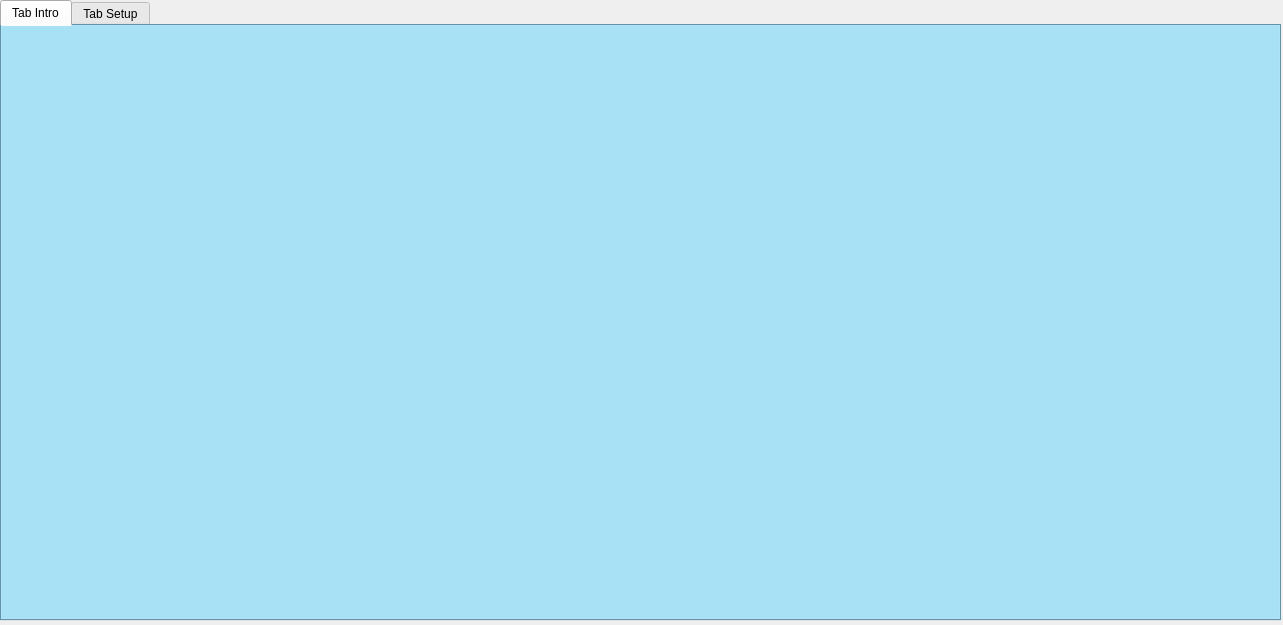
<?xml version="1.0" encoding="UTF-8"?>
<ui version="4.0">
 <class>MainWindow</class>
 <widget class="QMainWindow" name="MainWindow">
  <property name="geometry">
   <rect>
    <x>0</x>
    <y>0</y>
    <width>1283</width>
    <height>625</height>
   </rect>
  </property>
  <property name="windowTitle">
   <string>MainWindow</string>
  </property>
  <property name="layoutDirection">
   <enum>Qt::LeftToRight</enum>
  </property>
  <property name="styleSheet">
   <string notr="true"/>
  </property>
  <property name="unifiedTitleAndToolBarOnMac">
   <bool>false</bool>
  </property>
  <widget class="QWidget" name="centralwidget">
   <widget class="QTabWidget" name="tabWidget">
    <property name="enabled">
     <bool>true</bool>
    </property>
    <property name="geometry">
     <rect>
      <x>0</x>
      <y>0</y>
      <width>1281</width>
      <height>621</height>
     </rect>
    </property>
    <property name="layoutDirection">
     <enum>Qt::LeftToRight</enum>
    </property>
    <property name="styleSheet">
     <string notr="true">QTabWidget{
background-color: #87ceeb;
}</string>
    </property>
    <property name="currentIndex">
     <number>0</number>
    </property>
    <widget class="QWidget" name="tabIntro">
     <attribute name="title">
      <string>Tab Intro</string>
     </attribute>
     <widget class="QLabel" name="label">
      <property name="geometry">
       <rect>
        <x>12</x>
        <y>0</y>
        <width>1251</width>
        <height>591</height>
       </rect>
      </property>
      <property name="text">
       <string/>
      </property>
      <property name="pixmap">
       <pixmap>start3.png</pixmap>
      </property>
     </widget>
    </widget>
    <widget class="QWidget" name="tabExe">
     <attribute name="title">
      <string>Tab Setup</string>
     </attribute>
     <widget class="QGroupBox" name="groupBox_control_2">
      <property name="geometry">
       <rect>
        <x>0</x>
        <y>0</y>
        <width>261</width>
        <height>431</height>
       </rect>
      </property>
      <property name="font">
       <font>
        <pointsize>12</pointsize>
        <weight>50</weight>
        <bold>false</bold>
       </font>
      </property>
      <property name="title">
       <string>SETUP COM PORT</string>
      </property>
      <property name="alignment">
       <set>Qt::AlignCenter</set>
      </property>
      <widget class="QPushButton" name="pushButton_connect">
       <property name="geometry">
        <rect>
         <x>10</x>
         <y>380</y>
         <width>101</width>
         <height>41</height>
        </rect>
       </property>
       <property name="font">
        <font>
         <pointsize>12</pointsize>
         <weight>50</weight>
         <bold>false</bold>
        </font>
       </property>
       <property name="styleSheet">
        <string notr="true">QPushButton{
border-radius: 10px;
background-color: #ffa500;
}

QPushButton:pressed {
    padding-top: 5px;
    padding-left: 5px;
}
</string>
       </property>
       <property name="text">
        <string>Connect</string>
       </property>
       <property name="autoDefault">
        <bool>false</bool>
       </property>
       <property name="default">
        <bool>false</bool>
       </property>
       <property name="flat">
        <bool>false</bool>
       </property>
      </widget>
      <widget class="QPushButton" name="pushButton_disconnect">
       <property name="geometry">
        <rect>
         <x>140</x>
         <y>380</y>
         <width>111</width>
         <height>41</height>
        </rect>
       </property>
       <property name="font">
        <font>
         <pointsize>12</pointsize>
         <weight>50</weight>
         <bold>false</bold>
        </font>
       </property>
       <property name="styleSheet">
        <string notr="true">QPushButton{
border-radius: 10px;
background-color: #ff4500;
}

QPushButton:pressed {
    padding-top: 5px;
    padding-left: 5px;
}
</string>
       </property>
       <property name="text">
        <string>Disconnect</string>
       </property>
       <property name="flat">
        <bool>false</bool>
       </property>
      </widget>
      <widget class="QLabel" name="label_15">
       <property name="geometry">
        <rect>
         <x>20</x>
         <y>50</y>
         <width>101</width>
         <height>16</height>
        </rect>
       </property>
       <property name="font">
        <font>
         <pointsize>12</pointsize>
        </font>
       </property>
       <property name="text">
        <string>Com Port</string>
       </property>
      </widget>
      <widget class="QComboBox" name="comboBox_comPort">
       <property name="geometry">
        <rect>
         <x>130</x>
         <y>40</y>
         <width>121</width>
         <height>41</height>
        </rect>
       </property>
       <property name="font">
        <font>
         <pointsize>12</pointsize>
        </font>
       </property>
       <property name="styleSheet">
        <string notr="true"/>
       </property>
      </widget>
      <widget class="QLabel" name="label_16">
       <property name="geometry">
        <rect>
         <x>20</x>
         <y>110</y>
         <width>101</width>
         <height>16</height>
        </rect>
       </property>
       <property name="font">
        <font>
         <pointsize>12</pointsize>
        </font>
       </property>
       <property name="text">
        <string>Baud Rate</string>
       </property>
      </widget>
      <widget class="QComboBox" name="comboBox_baudRate">
       <property name="geometry">
        <rect>
         <x>130</x>
         <y>100</y>
         <width>121</width>
         <height>41</height>
        </rect>
       </property>
       <property name="font">
        <font>
         <pointsize>12</pointsize>
        </font>
       </property>
       <property name="styleSheet">
        <string notr="true"/>
       </property>
       <property name="editable">
        <bool>false</bool>
       </property>
       <item>
        <property name="text">
         <string>115200</string>
        </property>
       </item>
       <item>
        <property name="text">
         <string>19200</string>
        </property>
       </item>
       <item>
        <property name="text">
         <string>14400 </string>
        </property>
       </item>
       <item>
        <property name="text">
         <string>9600</string>
        </property>
       </item>
       <item>
        <property name="text">
         <string>4800 </string>
        </property>
       </item>
       <item>
        <property name="text">
         <string/>
        </property>
       </item>
      </widget>
      <widget class="QLabel" name="label_17">
       <property name="geometry">
        <rect>
         <x>20</x>
         <y>340</y>
         <width>101</width>
         <height>16</height>
        </rect>
       </property>
       <property name="font">
        <font>
         <pointsize>12</pointsize>
        </font>
       </property>
       <property name="text">
        <string>State</string>
       </property>
      </widget>
      <widget class="QLabel" name="label_state">
       <property name="geometry">
        <rect>
         <x>170</x>
         <y>340</y>
         <width>51</width>
         <height>16</height>
        </rect>
       </property>
       <property name="font">
        <font>
         <pointsize>12</pointsize>
         <weight>50</weight>
         <bold>false</bold>
        </font>
       </property>
       <property name="text">
        <string>OFF</string>
       </property>
      </widget>
      <widget class="QComboBox" name="comboBox_dataBits">
       <property name="geometry">
        <rect>
         <x>130</x>
         <y>160</y>
         <width>121</width>
         <height>41</height>
        </rect>
       </property>
       <property name="font">
        <font>
         <pointsize>12</pointsize>
        </font>
       </property>
       <property name="editable">
        <bool>false</bool>
       </property>
       <item>
        <property name="text">
         <string>8</string>
        </property>
       </item>
       <item>
        <property name="text">
         <string>7</string>
        </property>
       </item>
       <item>
        <property name="text">
         <string>6</string>
        </property>
       </item>
       <item>
        <property name="text">
         <string>5</string>
        </property>
       </item>
      </widget>
      <widget class="QLabel" name="label_18">
       <property name="geometry">
        <rect>
         <x>20</x>
         <y>170</y>
         <width>101</width>
         <height>16</height>
        </rect>
       </property>
       <property name="font">
        <font>
         <pointsize>12</pointsize>
        </font>
       </property>
       <property name="text">
        <string>Data Size</string>
       </property>
      </widget>
      <widget class="QLabel" name="label_29">
       <property name="geometry">
        <rect>
         <x>20</x>
         <y>220</y>
         <width>101</width>
         <height>31</height>
        </rect>
       </property>
       <property name="font">
        <font>
         <pointsize>12</pointsize>
        </font>
       </property>
       <property name="text">
        <string>Parity</string>
       </property>
      </widget>
      <widget class="QComboBox" name="comboBox_parity">
       <property name="geometry">
        <rect>
         <x>130</x>
         <y>220</y>
         <width>121</width>
         <height>41</height>
        </rect>
       </property>
       <property name="font">
        <font>
         <pointsize>12</pointsize>
        </font>
       </property>
       <property name="editable">
        <bool>false</bool>
       </property>
       <item>
        <property name="text">
         <string>None</string>
        </property>
       </item>
       <item>
        <property name="text">
         <string>Even</string>
        </property>
       </item>
       <item>
        <property name="text">
         <string>Odd</string>
        </property>
       </item>
      </widget>
      <widget class="QLabel" name="label_30">
       <property name="geometry">
        <rect>
         <x>20</x>
         <y>280</y>
         <width>101</width>
         <height>31</height>
        </rect>
       </property>
       <property name="font">
        <font>
         <pointsize>12</pointsize>
        </font>
       </property>
       <property name="text">
        <string>Stop Bits</string>
       </property>
      </widget>
      <widget class="QComboBox" name="comboBox_stopBits">
       <property name="geometry">
        <rect>
         <x>130</x>
         <y>280</y>
         <width>121</width>
         <height>41</height>
        </rect>
       </property>
       <property name="font">
        <font>
         <pointsize>12</pointsize>
        </font>
       </property>
       <property name="editable">
        <bool>false</bool>
       </property>
       <item>
        <property name="text">
         <string>1</string>
        </property>
       </item>
       <item>
        <property name="text">
         <string>1.5</string>
        </property>
       </item>
       <item>
        <property name="text">
         <string>2</string>
        </property>
       </item>
      </widget>
     </widget>
     <widget class="QGroupBox" name="groupBox_control">
      <property name="geometry">
       <rect>
        <x>0</x>
        <y>440</y>
        <width>261</width>
        <height>151</height>
       </rect>
      </property>
      <property name="font">
       <font>
        <pointsize>12</pointsize>
       </font>
      </property>
      <property name="title">
       <string>CONTROL</string>
      </property>
      <property name="alignment">
       <set>Qt::AlignCenter</set>
      </property>
      <widget class="QPushButton" name="pushButton_run">
       <property name="geometry">
        <rect>
         <x>10</x>
         <y>40</y>
         <width>101</width>
         <height>41</height>
        </rect>
       </property>
       <property name="font">
        <font>
         <pointsize>12</pointsize>
        </font>
       </property>
       <property name="styleSheet">
        <string notr="true">QPushButton{
border-radius: 10px;
background-color: #00ffff;
}

QPushButton:pressed {
    padding-top: 5px;
    padding-left: 5px;
}
</string>
       </property>
       <property name="text">
        <string>RUN</string>
       </property>
       <property name="flat">
        <bool>false</bool>
       </property>
      </widget>
      <widget class="QPushButton" name="pushButton_stop">
       <property name="geometry">
        <rect>
         <x>150</x>
         <y>40</y>
         <width>101</width>
         <height>41</height>
        </rect>
       </property>
       <property name="font">
        <font>
         <pointsize>12</pointsize>
        </font>
       </property>
       <property name="styleSheet">
        <string notr="true">
QPushButton{
border-radius: 10px;
background-color: #00ffff;
}

QPushButton:pressed {
    padding-top: 5px;
    padding-left: 5px;
}
</string>
       </property>
       <property name="text">
        <string>STOP</string>
       </property>
      </widget>
      <widget class="QPushButton" name="pushButton_setHome">
       <property name="geometry">
        <rect>
         <x>10</x>
         <y>100</y>
         <width>101</width>
         <height>41</height>
        </rect>
       </property>
       <property name="font">
        <font>
         <pointsize>12</pointsize>
        </font>
       </property>
       <property name="styleSheet">
        <string notr="true">
QPushButton{
border-radius: 10px;
background-color: #00ffff;
}

QPushButton:pressed {
    padding-top: 5px;
    padding-left: 5px;
}
</string>
       </property>
       <property name="text">
        <string>SET HOME</string>
       </property>
      </widget>
      <widget class="QPushButton" name="pushButton_reset">
       <property name="geometry">
        <rect>
         <x>150</x>
         <y>100</y>
         <width>101</width>
         <height>41</height>
        </rect>
       </property>
       <property name="font">
        <font>
         <pointsize>12</pointsize>
        </font>
       </property>
       <property name="styleSheet">
        <string notr="true">
QPushButton{
border-radius: 10px;
background-color: #00ffff;
}

QPushButton:pressed {
    padding-top: 5px;
    padding-left: 5px;
}
</string>
       </property>
       <property name="text">
        <string>RESET</string>
       </property>
      </widget>
     </widget>
     <widget class="QGroupBox" name="groupBox_FK_3">
      <property name="enabled">
       <bool>true</bool>
      </property>
      <property name="geometry">
       <rect>
        <x>270</x>
        <y>0</y>
        <width>491</width>
        <height>91</height>
       </rect>
      </property>
      <property name="maximumSize">
       <size>
        <width>16777210</width>
        <height>16777210</height>
       </size>
      </property>
      <property name="font">
       <font>
        <pointsize>12</pointsize>
        <weight>50</weight>
        <bold>false</bold>
       </font>
      </property>
      <property name="layoutDirection">
       <enum>Qt::LeftToRight</enum>
      </property>
      <property name="title">
       <string>Data Details</string>
      </property>
      <property name="alignment">
       <set>Qt::AlignCenter</set>
      </property>
      <property name="flat">
       <bool>false</bool>
      </property>
      <property name="checkable">
       <bool>false</bool>
      </property>
      <widget class="QLineEdit" name="lineEdit_sent_data">
       <property name="geometry">
        <rect>
         <x>110</x>
         <y>40</y>
         <width>231</width>
         <height>31</height>
        </rect>
       </property>
       <property name="font">
        <font>
         <pointsize>12</pointsize>
        </font>
       </property>
       <property name="styleSheet">
        <string notr="true">QLineEdit{
border: 2px solid rgb(0, 0, 0);
border-radius: 10px;
}</string>
       </property>
       <property name="text">
        <string/>
       </property>
       <property name="readOnly">
        <bool>true</bool>
       </property>
       <property name="placeholderText">
        <string/>
       </property>
      </widget>
      <widget class="QLabel" name="label_37">
       <property name="geometry">
        <rect>
         <x>10</x>
         <y>40</y>
         <width>101</width>
         <height>31</height>
        </rect>
       </property>
       <property name="font">
        <font>
         <pointsize>12</pointsize>
        </font>
       </property>
       <property name="text">
        <string>&lt;html&gt;&lt;head/&gt;&lt;body&gt;&lt;p&gt;Sent Data&lt;/p&gt;&lt;/body&gt;&lt;/html&gt;</string>
       </property>
      </widget>
      <widget class="QLineEdit" name="lineEdit_sent_length">
       <property name="geometry">
        <rect>
         <x>360</x>
         <y>40</y>
         <width>61</width>
         <height>31</height>
        </rect>
       </property>
       <property name="font">
        <font>
         <pointsize>12</pointsize>
        </font>
       </property>
       <property name="styleSheet">
        <string notr="true">QLineEdit{
border: 2px solid rgb(0, 0, 0);
border-radius: 10px;
}</string>
       </property>
       <property name="text">
        <string/>
       </property>
       <property name="readOnly">
        <bool>true</bool>
       </property>
       <property name="placeholderText">
        <string/>
       </property>
      </widget>
      <widget class="QLabel" name="label_50">
       <property name="geometry">
        <rect>
         <x>430</x>
         <y>40</y>
         <width>51</width>
         <height>31</height>
        </rect>
       </property>
       <property name="font">
        <font>
         <pointsize>12</pointsize>
        </font>
       </property>
       <property name="text">
        <string>&lt;html&gt;&lt;head/&gt;&lt;body&gt;&lt;p&gt;Bytes&lt;/p&gt;&lt;/body&gt;&lt;/html&gt;</string>
       </property>
      </widget>
     </widget>
     <widget class="QGroupBox" name="groupBox_KINEMATIC">
      <property name="enabled">
       <bool>true</bool>
      </property>
      <property name="geometry">
       <rect>
        <x>270</x>
        <y>100</y>
        <width>491</width>
        <height>241</height>
       </rect>
      </property>
      <property name="maximumSize">
       <size>
        <width>16777210</width>
        <height>16777210</height>
       </size>
      </property>
      <property name="font">
       <font>
        <pointsize>12</pointsize>
        <weight>50</weight>
        <bold>false</bold>
       </font>
      </property>
      <property name="layoutDirection">
       <enum>Qt::LeftToRight</enum>
      </property>
      <property name="title">
       <string>KINEMATIC</string>
      </property>
      <property name="alignment">
       <set>Qt::AlignCenter</set>
      </property>
      <property name="flat">
       <bool>false</bool>
      </property>
      <property name="checkable">
       <bool>false</bool>
      </property>
      <widget class="QPushButton" name="pushButton_FK">
       <property name="geometry">
        <rect>
         <x>380</x>
         <y>70</y>
         <width>101</width>
         <height>41</height>
        </rect>
       </property>
       <property name="font">
        <font>
         <pointsize>12</pointsize>
        </font>
       </property>
       <property name="styleSheet">
        <string notr="true">QPushButton{
border-radius: 10px;
background-color: #00ffff;
}

QPushButton:pressed {
    padding-top: 5px;
    padding-left: 5px;
}
</string>
       </property>
       <property name="text">
        <string>FORWARD</string>
       </property>
      </widget>
      <widget class="QLabel" name="label_19">
       <property name="geometry">
        <rect>
         <x>10</x>
         <y>40</y>
         <width>81</width>
         <height>31</height>
        </rect>
       </property>
       <property name="font">
        <font>
         <pointsize>12</pointsize>
        </font>
       </property>
       <property name="text">
        <string>&lt;html&gt;&lt;head/&gt;&lt;body&gt;&lt;p&gt;Theta 1&lt;/p&gt;&lt;/body&gt;&lt;/html&gt;</string>
       </property>
      </widget>
      <widget class="QLabel" name="label_4">
       <property name="geometry">
        <rect>
         <x>220</x>
         <y>40</y>
         <width>31</width>
         <height>31</height>
        </rect>
       </property>
       <property name="font">
        <font>
         <pointsize>12</pointsize>
        </font>
       </property>
       <property name="text">
        <string>&lt;html&gt;&lt;head/&gt;&lt;body&gt;&lt;p&gt;Px&lt;/p&gt;&lt;/body&gt;&lt;/html&gt;</string>
       </property>
      </widget>
      <widget class="QLineEdit" name="lineEdit_theta3">
       <property name="geometry">
        <rect>
         <x>90</x>
         <y>180</y>
         <width>101</width>
         <height>41</height>
        </rect>
       </property>
       <property name="font">
        <font>
         <pointsize>12</pointsize>
        </font>
       </property>
       <property name="styleSheet">
        <string notr="true">QLineEdit{
border: 2px solid rgb(0, 0, 0);
border-radius: 10px;
}</string>
       </property>
       <property name="text">
        <string/>
       </property>
      </widget>
      <widget class="QLineEdit" name="lineEdit_theta2">
       <property name="geometry">
        <rect>
         <x>90</x>
         <y>110</y>
         <width>101</width>
         <height>41</height>
        </rect>
       </property>
       <property name="font">
        <font>
         <pointsize>12</pointsize>
        </font>
       </property>
       <property name="styleSheet">
        <string notr="true">QLineEdit{
border: 2px solid rgb(0, 0, 0);
border-radius: 10px;
}</string>
       </property>
       <property name="text">
        <string/>
       </property>
      </widget>
      <widget class="QLineEdit" name="lineEdit_theta1">
       <property name="geometry">
        <rect>
         <x>90</x>
         <y>40</y>
         <width>101</width>
         <height>41</height>
        </rect>
       </property>
       <property name="font">
        <font>
         <pointsize>12</pointsize>
        </font>
       </property>
       <property name="styleSheet">
        <string notr="true">QLineEdit{
border: 2px solid rgb(0, 0, 0);
border-radius: 10px;
}</string>
       </property>
       <property name="text">
        <string/>
       </property>
       <property name="placeholderText">
        <string/>
       </property>
      </widget>
      <widget class="QLineEdit" name="lineEdit_Px">
       <property name="geometry">
        <rect>
         <x>250</x>
         <y>40</y>
         <width>101</width>
         <height>41</height>
        </rect>
       </property>
       <property name="font">
        <font>
         <pointsize>12</pointsize>
        </font>
       </property>
       <property name="styleSheet">
        <string notr="true">QLineEdit{
border: 2px solid rgb(0, 0, 0);
border-radius: 10px;
}</string>
       </property>
       <property name="text">
        <string/>
       </property>
      </widget>
      <widget class="QLabel" name="label_21">
       <property name="geometry">
        <rect>
         <x>10</x>
         <y>180</y>
         <width>81</width>
         <height>31</height>
        </rect>
       </property>
       <property name="font">
        <font>
         <pointsize>12</pointsize>
        </font>
       </property>
       <property name="text">
        <string>&lt;html&gt;&lt;head/&gt;&lt;body&gt;&lt;p&gt;Theta 3&lt;/p&gt;&lt;/body&gt;&lt;/html&gt;</string>
       </property>
      </widget>
      <widget class="QLabel" name="label_20">
       <property name="geometry">
        <rect>
         <x>10</x>
         <y>110</y>
         <width>81</width>
         <height>31</height>
        </rect>
       </property>
       <property name="font">
        <font>
         <pointsize>12</pointsize>
        </font>
       </property>
       <property name="text">
        <string>&lt;html&gt;&lt;head/&gt;&lt;body&gt;&lt;p&gt;Theta 2&lt;/p&gt;&lt;/body&gt;&lt;/html&gt;</string>
       </property>
      </widget>
      <widget class="QLabel" name="label_5">
       <property name="geometry">
        <rect>
         <x>220</x>
         <y>180</y>
         <width>31</width>
         <height>31</height>
        </rect>
       </property>
       <property name="font">
        <font>
         <pointsize>12</pointsize>
        </font>
       </property>
       <property name="text">
        <string>&lt;html&gt;&lt;head/&gt;&lt;body&gt;&lt;p&gt;Pz&lt;/p&gt;&lt;/body&gt;&lt;/html&gt;</string>
       </property>
      </widget>
      <widget class="QLineEdit" name="lineEdit_Pz">
       <property name="geometry">
        <rect>
         <x>250</x>
         <y>180</y>
         <width>101</width>
         <height>41</height>
        </rect>
       </property>
       <property name="font">
        <font>
         <pointsize>12</pointsize>
        </font>
       </property>
       <property name="styleSheet">
        <string notr="true">QLineEdit{
border: 2px solid rgb(0, 0, 0);
border-radius: 10px;
}</string>
       </property>
       <property name="text">
        <string/>
       </property>
      </widget>
      <widget class="QLabel" name="label_6">
       <property name="geometry">
        <rect>
         <x>220</x>
         <y>110</y>
         <width>31</width>
         <height>31</height>
        </rect>
       </property>
       <property name="font">
        <font>
         <pointsize>12</pointsize>
        </font>
       </property>
       <property name="text">
        <string>&lt;html&gt;&lt;head/&gt;&lt;body&gt;&lt;p&gt;Py&lt;/p&gt;&lt;/body&gt;&lt;/html&gt;</string>
       </property>
      </widget>
      <widget class="QLineEdit" name="lineEdit_Py">
       <property name="geometry">
        <rect>
         <x>250</x>
         <y>110</y>
         <width>101</width>
         <height>41</height>
        </rect>
       </property>
       <property name="font">
        <font>
         <pointsize>12</pointsize>
        </font>
       </property>
       <property name="styleSheet">
        <string notr="true">QLineEdit{
border: 2px solid rgb(0, 0, 0);
border-radius: 10px;
}</string>
       </property>
       <property name="text">
        <string/>
       </property>
      </widget>
      <widget class="QPushButton" name="pushButton_IK">
       <property name="geometry">
        <rect>
         <x>380</x>
         <y>150</y>
         <width>101</width>
         <height>41</height>
        </rect>
       </property>
       <property name="font">
        <font>
         <pointsize>12</pointsize>
        </font>
       </property>
       <property name="styleSheet">
        <string notr="true">QPushButton{
border-radius: 10px;
background-color: #00ffff;
}

QPushButton:pressed {
    padding-top: 5px;
    padding-left: 5px;
}
</string>
       </property>
       <property name="text">
        <string>INVERSE</string>
       </property>
       <property name="flat">
        <bool>false</bool>
       </property>
      </widget>
     </widget>
     <widget class="QGroupBox" name="groupBox_KINEMATIC_2">
      <property name="enabled">
       <bool>true</bool>
      </property>
      <property name="geometry">
       <rect>
        <x>770</x>
        <y>0</y>
        <width>501</width>
        <height>451</height>
       </rect>
      </property>
      <property name="maximumSize">
       <size>
        <width>16777210</width>
        <height>16777210</height>
       </size>
      </property>
      <property name="font">
       <font>
        <pointsize>12</pointsize>
        <weight>50</weight>
        <bold>false</bold>
       </font>
      </property>
      <property name="layoutDirection">
       <enum>Qt::LeftToRight</enum>
      </property>
      <property name="title">
       <string>CAMERA</string>
      </property>
      <property name="alignment">
       <set>Qt::AlignCenter</set>
      </property>
      <property name="flat">
       <bool>false</bool>
      </property>
      <property name="checkable">
       <bool>false</bool>
      </property>
      <widget class="QLabel" name="label_camera">
       <property name="geometry">
        <rect>
         <x>10</x>
         <y>30</y>
         <width>480</width>
         <height>360</height>
        </rect>
       </property>
       <property name="styleSheet">
        <string notr="true">background-color: rgb(0, 0, 0);</string>
       </property>
       <property name="text">
        <string/>
       </property>
      </widget>
      <widget class="QPushButton" name="pushButton_on_camera">
       <property name="geometry">
        <rect>
         <x>30</x>
         <y>400</y>
         <width>131</width>
         <height>41</height>
        </rect>
       </property>
       <property name="font">
        <font>
         <pointsize>12</pointsize>
        </font>
       </property>
       <property name="styleSheet">
        <string notr="true">QPushButton{
border-radius: 10px;
background-color: #00ffff;
}

QPushButton:pressed {
    padding-top: 5px;
    padding-left: 5px;
}
</string>
       </property>
       <property name="text">
        <string>ON CAMERA</string>
       </property>
       <property name="flat">
        <bool>false</bool>
       </property>
      </widget>
      <widget class="QPushButton" name="pushButton_off_camera">
       <property name="geometry">
        <rect>
         <x>340</x>
         <y>400</y>
         <width>131</width>
         <height>41</height>
        </rect>
       </property>
       <property name="font">
        <font>
         <pointsize>12</pointsize>
        </font>
       </property>
       <property name="styleSheet">
        <string notr="true">QPushButton{
border-radius: 10px;
background-color: #00ffff;
}

QPushButton:pressed {
    padding-top: 5px;
    padding-left: 5px;
}
</string>
       </property>
       <property name="text">
        <string>OFF CAMERA</string>
       </property>
       <property name="flat">
        <bool>false</bool>
       </property>
      </widget>
     </widget>
     <widget class="QGroupBox" name="groupBox_control_3">
      <property name="geometry">
       <rect>
        <x>370</x>
        <y>360</y>
        <width>261</width>
        <height>151</height>
       </rect>
      </property>
      <property name="font">
       <font>
        <pointsize>12</pointsize>
       </font>
      </property>
      <property name="title">
       <string>MODE</string>
      </property>
      <property name="alignment">
       <set>Qt::AlignCenter</set>
      </property>
      <widget class="QPushButton" name="pushButton_run_2">
       <property name="geometry">
        <rect>
         <x>10</x>
         <y>40</y>
         <width>101</width>
         <height>41</height>
        </rect>
       </property>
       <property name="font">
        <font>
         <pointsize>12</pointsize>
        </font>
       </property>
       <property name="styleSheet">
        <string notr="true">QPushButton{
border-radius: 10px;
background-color: #00ffff;
}

QPushButton:pressed {
    padding-top: 5px;
    padding-left: 5px;
}
</string>
       </property>
       <property name="text">
        <string>AUTO</string>
       </property>
       <property name="flat">
        <bool>false</bool>
       </property>
      </widget>
      <widget class="QPushButton" name="pushButton_stop_2">
       <property name="geometry">
        <rect>
         <x>150</x>
         <y>40</y>
         <width>101</width>
         <height>41</height>
        </rect>
       </property>
       <property name="font">
        <font>
         <pointsize>12</pointsize>
        </font>
       </property>
       <property name="styleSheet">
        <string notr="true">
QPushButton{
border-radius: 10px;
background-color: #00ffff;
}

QPushButton:pressed {
    padding-top: 5px;
    padding-left: 5px;
}
</string>
       </property>
       <property name="text">
        <string>MANUAL</string>
       </property>
      </widget>
      <widget class="QPushButton" name="pushButton_line">
       <property name="geometry">
        <rect>
         <x>70</x>
         <y>100</y>
         <width>101</width>
         <height>41</height>
        </rect>
       </property>
       <property name="font">
        <font>
         <pointsize>12</pointsize>
        </font>
       </property>
       <property name="styleSheet">
        <string notr="true">QPushButton{
border-radius: 10px;
background-color: #00ffff;
}

QPushButton:pressed {
    padding-top: 5px;
    padding-left: 5px;
}
</string>
       </property>
       <property name="text">
        <string>LINE</string>
       </property>
       <property name="flat">
        <bool>false</bool>
       </property>
      </widget>
     </widget>
     <widget class="QGroupBox" name="groupBox_control_4">
      <property name="geometry">
       <rect>
        <x>920</x>
        <y>450</y>
        <width>221</width>
        <height>141</height>
       </rect>
      </property>
      <property name="font">
       <font>
        <pointsize>12</pointsize>
       </font>
      </property>
      <property name="title">
       <string>COUNTER</string>
      </property>
      <property name="alignment">
       <set>Qt::AlignCenter</set>
      </property>
      <widget class="QLabel" name="label_22">
       <property name="geometry">
        <rect>
         <x>30</x>
         <y>30</y>
         <width>61</width>
         <height>31</height>
        </rect>
       </property>
       <property name="font">
        <font>
         <pointsize>12</pointsize>
        </font>
       </property>
       <property name="text">
        <string>&lt;html&gt;&lt;head/&gt;&lt;body&gt;&lt;p&gt;Bottle&lt;/p&gt;&lt;/body&gt;&lt;/html&gt;</string>
       </property>
      </widget>
      <widget class="QLabel" name="label_23">
       <property name="geometry">
        <rect>
         <x>30</x>
         <y>90</y>
         <width>61</width>
         <height>31</height>
        </rect>
       </property>
       <property name="font">
        <font>
         <pointsize>12</pointsize>
        </font>
       </property>
       <property name="text">
        <string>&lt;html&gt;&lt;head/&gt;&lt;body&gt;&lt;p&gt;Can&lt;/p&gt;&lt;/body&gt;&lt;/html&gt;</string>
       </property>
      </widget>
      <widget class="QLineEdit" name="lineEdit_counter_bottle">
       <property name="geometry">
        <rect>
         <x>120</x>
         <y>30</y>
         <width>81</width>
         <height>41</height>
        </rect>
       </property>
       <property name="font">
        <font>
         <pointsize>12</pointsize>
        </font>
       </property>
       <property name="styleSheet">
        <string notr="true">QLineEdit{
border: 2px solid rgb(0, 0, 0);
border-radius: 10px;
}</string>
       </property>
       <property name="text">
        <string/>
       </property>
       <property name="placeholderText">
        <string/>
       </property>
      </widget>
      <widget class="QLineEdit" name="lineEdit_counter_can">
       <property name="geometry">
        <rect>
         <x>120</x>
         <y>90</y>
         <width>81</width>
         <height>41</height>
        </rect>
       </property>
       <property name="font">
        <font>
         <pointsize>12</pointsize>
        </font>
       </property>
       <property name="styleSheet">
        <string notr="true">QLineEdit{
border: 2px solid rgb(0, 0, 0);
border-radius: 10px;
}</string>
       </property>
       <property name="text">
        <string/>
       </property>
      </widget>
     </widget>
    </widget>
   </widget>
  </widget>
 </widget>
 <tabstops>
  <tabstop>tabWidget</tabstop>
 </tabstops>
 <resources/>
 <connections/>
</ui>
